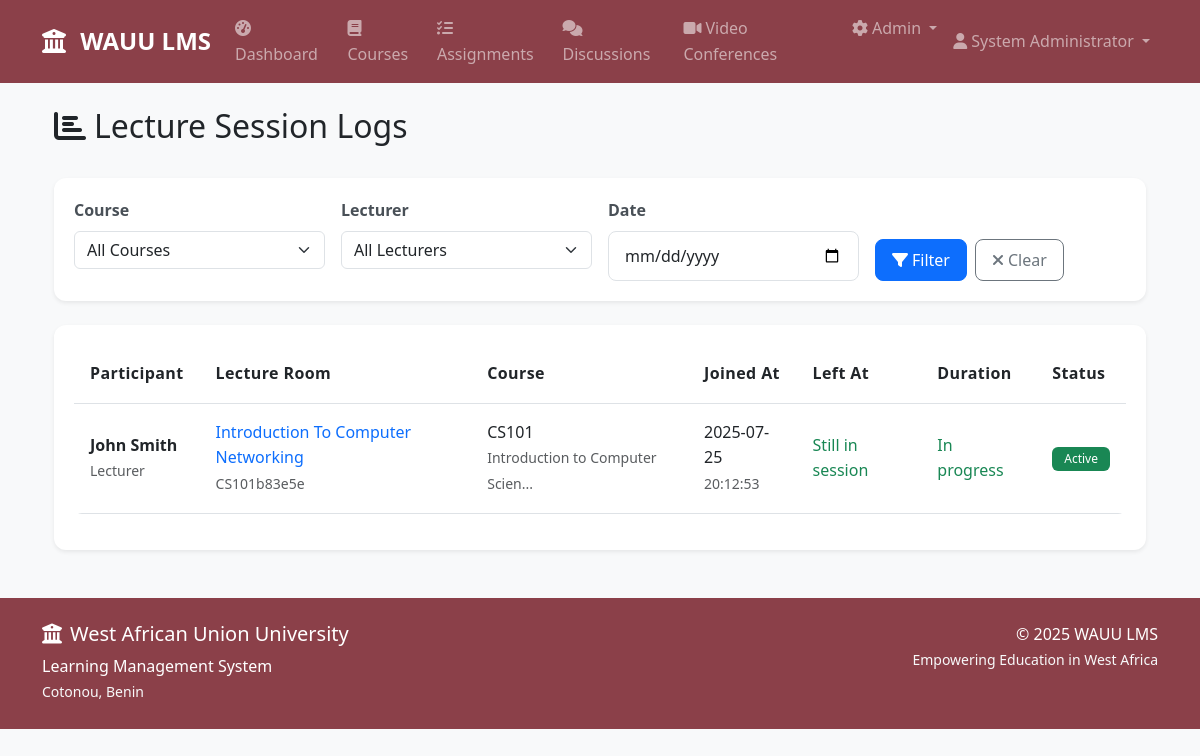
Page /lecture_sessions (signed in) on the committed database.
### models.py (models this page shows, shortened)
class User(UserMixin, db.Model):
    id = db.Column(db.Integer, primary_key=True)
    username = db.Column(db.String(64), unique=True, nullable=False)
    email = db.Column(db.String(120), unique=True, nullable=False)
    password_hash = db.Column(db.String(256))
    first_name = db.Column(db.String(64), nullable=False)
    last_name = db.Column(db.String(64), nullable=False)
    role = db.Column(db.String(20), nullable=False, default='student')  # student, lecturer, admin
    created_at = db.Column(db.DateTime, default=datetime.utcnow)
    enrollments = db.relationship('Enrollment', backref='user', lazy='dynamic')
    taught_courses = db.relationship('Course', backref='lecturer', lazy='dynamic')
    submissions = db.relationship('Submission', backref='student', lazy='dynamic')
    posts = db.relationship('Post', backref='author', lazy='dynamic')
    grades = db.relationship('Grade', backref='student', lazy='dynamic')
    def get_full_name(self):
        return f"{self.first_name} {self.last_name}"
    def is_admin(self):
        return self.role == 'admin'
    def is_student(self):
        return self.role == 'student'

class LectureSessionLog(db.Model):
    id = db.Column(db.Integer, primary_key=True)
    lecture_room_id = db.Column(db.Integer, db.ForeignKey('lecture_room.id'), nullable=False)
    participant_id = db.Column(db.Integer, db.ForeignKey('user.id'), nullable=False)
    joined_at = db.Column(db.DateTime, default=datetime.utcnow)
    left_at = db.Column(db.DateTime)
    duration_minutes = db.Column(db.Integer)  # Calculated when participant leaves
    participant = db.relationship('User', backref='lecture_sessions')

class LectureRoom(db.Model):
    id = db.Column(db.Integer, primary_key=True)
    room_name = db.Column(db.String(100), unique=True, nullable=False)
    course_id = db.Column(db.Integer, db.ForeignKey('course.id'), nullable=False)
    lecturer_id = db.Column(db.Integer, db.ForeignKey('user.id'), nullable=False)
    title = db.Column(db.String(200), nullable=False)
    description = db.Column(db.Text)
    scheduled_start = db.Column(db.DateTime)
    scheduled_end = db.Column(db.DateTime)
    actual_start = db.Column(db.DateTime)
    actual_end = db.Column(db.DateTime)
    is_active = db.Column(db.Boolean, default=False)
    created_at = db.Column(db.DateTime, default=datetime.utcnow)
    course = db.relationship('Course', backref='lecture_rooms')
    lecturer = db.relationship('User', backref='hosted_rooms')
    session_logs = db.relationship('LectureSessionLog', backref='lecture_room', lazy='dynamic', cascade='all, delete-orphan')

class Course(db.Model):
    id = db.Column(db.Integer, primary_key=True)
    code = db.Column(db.String(20), unique=True, nullable=False)
    title = db.Column(db.String(200), nullable=False)
    description = db.Column(db.Text)
    lecturer_id = db.Column(db.Integer, db.ForeignKey('user.id'), nullable=False)
    created_at = db.Column(db.DateTime, default=datetime.utcnow)
    enrollments = db.relationship('Enrollment', backref='course', lazy='dynamic', cascade='all, delete-orphan')
    assignments = db.relationship('Assignment', backref='course', lazy='dynamic', cascade='all, delete-orphan')
    discussions = db.relationship('Discussion', backref='course', lazy='dynamic', cascade='all, delete-orphan')

### routes.py (the view)
@app.route('/lecture_sessions')
@login_required
@admin_required
def lecture_sessions():
    page = request.args.get('page', 1, type=int)
    course_filter = request.args.get('course')
    lecturer_filter = request.args.get('lecturer')
    date_filter = request.args.get('date')
    query = LectureSessionLog.query.join(LectureRoom).join(Course).join(User)
    if course_filter:
        query = query.filter(Course.id == course_filter)
    if lecturer_filter:
        query = query.filter(LectureRoom.lecturer_id == lecturer_filter)
    if date_filter:
        try:
            filter_date = datetime.strptime(date_filter, '%Y-%m-%d').date()
            query = query.filter(db.func.date(LectureSessionLog.joined_at) == filter_date)
        except ValueError:
            flash('Invalid date format.', 'danger')
    session_logs = query.order_by(LectureSessionLog.joined_at.desc()).paginate(
        page=page, per_page=20, error_out=False
    )
    courses = Course.query.all()
    lecturers = User.query.filter_by(role='lecturer').all()
    return render_template('lecture_sessions.html',
                         session_logs=session_logs,
                         courses=courses,
                         lecturers=lecturers,
                         current_filters={
                             'course': course_filter,
                             'lecturer': lecturer_filter,
                             'date': date_filter
                         })

### app.py (called while the page is built)
@login_manager.user_loader
def load_user(user_id):
    from models import User
    return User.query.get(int(user_id))

### templates/lecture_sessions.html (shortened to what this page needs)
{% extends "base.html" %}
{% block content %}
<div class="container mt-4">
    <div class="row">
        <div class="col-md-12">
            <div class="d-flex justify-content-between align-items-center mb-4">
                <h2><i class="fas fa-chart-bar me-2"></i>Lecture Session Logs</h2>
            </div>
            <div class="card mb-4">
                <div class="card-body">
                    <form method="GET" class="row g-3">
                        <div class="col-md-3">
                            <label for="course" class="form-label">Course</label>
                            <select class="form-select" name="course" id="course">
                                <option value="">All Courses</option>
                            </select>
                        </div>
                        <div class="col-md-3">
                            <label for="lecturer" class="form-label">Lecturer</label>
                            <select class="form-select" name="lecturer" id="lecturer">
                                <option value="">All Lecturers</option>
                            </select>
                        </div>
                        <div class="col-md-3">
                            <label for="date" class="form-label">Date</label>
                            <input type="date" class="form-control" name="date" id="date" value="{{ current_filters.date or '' }}">
                        </div>
                        <div class="col-md-3 d-flex align-items-end">
                            <button type="submit" class="btn btn-primary me-2">
                                <i class="fas fa-filter me-1"></i>Filter
                            </button>
                            <a href="{{ url_for('lecture_sessions') }}" class="btn btn-outline-secondary">
                                <i class="fas fa-times me-1"></i>Clear
                            </a>
                        </div>
                    </form>
                </div>
            </div>
            {% if session_logs.items %}
            <div class="card">
                <div class="card-body">
                    <div class="table-responsive">
                        <table class="table table-hover">
                            <thead>
                                <tr>
                                    <th>Participant</th>
                                    <th>Lecture Room</th>
                                    <th>Course</th>
                                    <th>Joined At</th>
                                    <th>Left At</th>
                                    <th>Duration</th>
                                    <th>Status</th>
                                </tr>
                            </thead>
                            <tbody>
                                {% for log in session_logs.items %}
                                <tr>
                                    <td>
                                        <strong>{{ log.participant.get_full_name() }}</strong>
                                        <br>
                                        <small class="text-muted">{{ log.participant.role.title() }}</small>
                                    </td>
                                    <td>
                                        <a href="{{ url_for('lecture_room_detail', room_id=log.lecture_room.id) }}" class="text-decoration-none">
                                            {{ log.lecture_room.title }}
                                        </a>
                                        <br>
                                        <small class="text-muted">{{ log.lecture_room.room_name }}</small>
                                    </td>
                                    <td>
                                        {{ log.lecture_room.course.code }}
                                        <br>
                                        <small class="text-muted">{{ log.lecture_room.course.title[:30] }}{% if log.lecture_room.course.title|length > 30 %}...{% endif %}</small>
                                    </td>
                                    <td>
                                        {{ log.joined_at.strftime('%Y-%m-%d') }}
                                        <br>
                                        <small class="text-muted">{{ log.joined_at.strftime('%H:%M:%S') }}</small>
                                    </td>
                                    <td>
                                        {% if log.left_at %}
                                        {{ log.left_at.strftime('%Y-%m-%d') }}
                                        <br>
                                        <small class="text-muted">{{ log.left_at.strftime('%H:%M:%S') }}</small>
                                        {% else %}
                                        <span class="text-success">Still in session</span>
                                        {% endif %}
                                    </td>
                                    <td>
                                        {% if log.duration_minutes %}
                                        {{ log.duration_minutes }} minutes
                                        {% elif not log.left_at %}
                                        <span class="text-success">In progress</span>
                                        {% else %}
                                        <span class="text-muted">N/A</span>
                                        {% endif %}
                                    </td>
                                    <td>
                                        {% if not log.left_at %}
                                        <span class="badge bg-success">Active</span>
                                        {% else %}
                                        <span class="badge bg-secondary">Completed</span>
                                        {% endif %}
                                    </td>
                                </tr>
                                {% endfor %}
                            </tbody>
                        </table>
                    </div>
                </div>
            </div>
            {% else %}
            <div class="text-center mt-5">
                <i class="fas fa-chart-bar fa-3x text-muted mb-3"></i>
                <h4 class="text-muted">No session logs found</h4>
                <p class="text-muted">No lecture sessions match your current filters.</p>
            </div>
            {% endif %}
        </div>
    </div>
</div>
{% endblock %}

### templates/base.html (shortened to what this page needs)
<!DOCTYPE html>
<html lang="en">
<head>
    <link href="https://cdn.jsdelivr.net/npm/bootstrap@5.3.0/dist/css/bootstrap.min.css" rel="stylesheet">
    <link rel="stylesheet" href="https://cdnjs.cloudflare.com/ajax/libs/font-awesome/6.4.0/css/all.min.css">
    <link rel="stylesheet" href="{{ url_for('static', filename='css/style.css') }}">
</head>
<body>
    <nav class="navbar navbar-expand-lg navbar-dark wauu-navbar">
        <div class="container">
            <a class="navbar-brand" href="{{ url_for('dashboard') }}">
                <i class="fas fa-university me-2"></i>
                <strong>WAUU LMS</strong>
            </a>
            {% if current_user.is_authenticated %}
            <div class="collapse navbar-collapse" id="navbarNav">
                <ul class="navbar-nav me-auto">
                    <li class="nav-item">
                        <a class="nav-link" href="{{ url_for('dashboard') }}">
                            <i class="fas fa-tachometer-alt me-1"></i>Dashboard
                        </a>
                    </li>
                    <li class="nav-item">
                        <a class="nav-link" href="{{ url_for('courses') }}">
                            <i class="fas fa-book me-1"></i>Courses
                        </a>
                    </li>
                    <li class="nav-item">
                        <a class="nav-link" href="{{ url_for('assignments') }}">
                            <i class="fas fa-tasks me-1"></i>Assignments
                        </a>
                    </li>
                    <li class="nav-item">
                        <a class="nav-link" href="{{ url_for('discussions') }}">
                            <i class="fas fa-comments me-1"></i>Discussions
                        </a>
                    </li>
                    <li class="nav-item">
                        <a class="nav-link" href="{{ url_for('video_conferences') }}">
                            <i class="fas fa-video me-1"></i>Video Conferences
                        </a>
                    </li>
                    {% if current_user.is_admin() %}
                    <li class="nav-item dropdown">
                        <a class="nav-link dropdown-toggle" href="#" role="button" data-bs-toggle="dropdown">
                            <i class="fas fa-cog me-1"></i>Admin
                        </a>
                    </li>
                    {% endif %}
                </ul>
                <ul class="navbar-nav">
                    <li class="nav-item dropdown">
                        <a class="nav-link dropdown-toggle" href="#" role="button" data-bs-toggle="dropdown">
                            <i class="fas fa-user me-1"></i>{{ current_user.get_full_name() }}
                        </a>
                    </li>
                </ul>
            </div>
            {% endif %}
        </div>
    </nav>
    <main class="container my-4">
        {% block content %}{% endblock %}
    </main>
    <footer class="wauu-footer mt-5 py-4">
        <div class="container">
            <div class="row">
                <div class="col-md-6">
                    <h5><i class="fas fa-university me-2"></i>West African Union University</h5>
                    <p class="mb-0">Learning Management System</p>
                    <small class="text-light">Cotonou, Benin</small>
                </div>
                <div class="col-md-6 text-md-end">
                    <p class="mb-0">© 2025 WAUU LMS</p>
                    <small class="text-light">Empowering Education in West Africa</small>
                </div>
            </div>
        </div>
    </footer>
</body>
</html>

### static/css/style.css (style rules this page uses)
:root { --wauu-wine: #8b4049; --wauu-wine-dark: #722f37; --wauu-wine-light: #a45a63; }
.wauu-navbar { background-color: var(--wauu-wine) !important; }
.wauu-footer { background-color: var(--wauu-wine) !important; color: white; }
body { font-family: 'Segoe UI', Tahoma, Geneva, Verdana, sans-serif; background-color: #f8f9fa; line-height: 1.6; }
.navbar-brand { font-weight: 700; font-size: 1.5rem; }
.nav-link { font-weight: 500; transition: all 0.3s ease; }
.card { border: none; border-radius: 0.75rem; box-shadow: 0 0.125rem 0.25rem rgba(0, 0, 0, 0.075); transition: all 0.3s ease; }
.card-body { padding: 1.25rem; }
.btn { border-radius: 0.5rem; font-weight: 500; padding: 0.5rem 1rem; transition: all 0.3s ease; }
.form-control { border-radius: 0.5rem; border: 1px solid #dee2e6; padding: 0.75rem 1rem; transition: all 0.3s ease; }
.form-label { font-weight: 600; color: #495057; margin-bottom: 0.5rem; }
.badge { font-weight: 500; padding: 0.375rem 0.75rem; border-radius: 0.375rem; }
.table { border-radius: 0.5rem; overflow: hidden; }
.table th { border-top: none; font-weight: 600; letter-spacing: 0.025em; padding: 1rem; }
.table td { padding: 1rem; vertical-align: middle; }
.wauu-footer { margin-top: auto; }

### rows in the picture
User: get_full_name "System Administrator"
LectureSessionLog: participant.get_full_name "John Smith", participant.role "Lecturer", lecture_room "Introduction To Computer Networking", lecture_room.room_name "CS101b83e5e", lecture_room.course.code "CS101", lecture_room.course "Introduction to Computer Scien", joined_at "2025-07-25", joined_at "20:12:53", shows "Still in session", shows "In progress", shows "Active"
